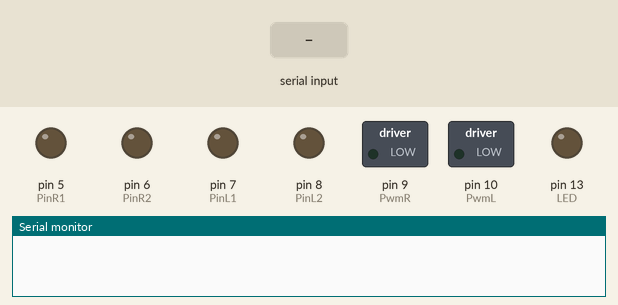
The sketch below on a simulated Arduino Uno, built with avr-gcc and run on an emulated ATmega328P. Parts: switched loads named in the sketch (green lamp = pin HIGH), output pins drawn as LEDs (lit = HIGH), the last lines printed to the serial monitor. Inputs (shaded band) come from the test bench.

Above: at 1.2 s.
1.3 s: "90,45\n" received over Serial
At 3.4 s:
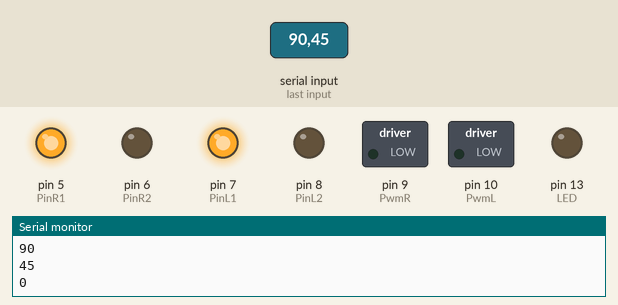
3.8 s: "30,150\n" received over Serial
At 4.6 s:
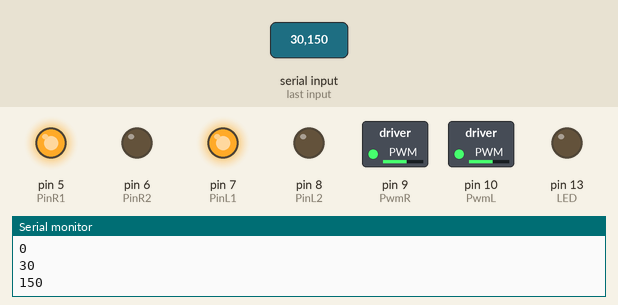
6.3 s: "200\n" received over Serial
At 7.1 s:
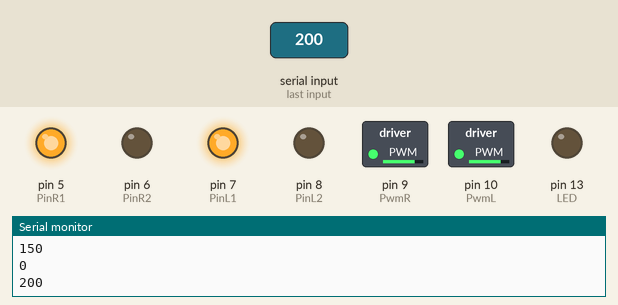
Timing chart, 0 to 9.3 s (numbered marks = the images above; inputs shaded):
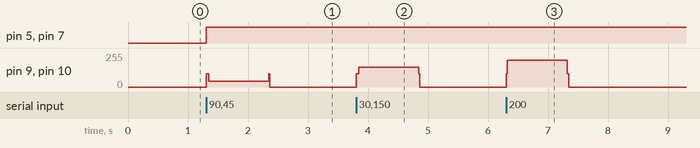

Measured:
- after the input at 1.3 s, pin 5 (PinR1), pin 7 (PinL1): LOW → HIGH at once; pin 9 (PwmR), pin 10 (PwmL): 0/255 → 45/255 at once, → 0/255 1.0 s later
- after the input at 3.8 s, pin 9 (PwmR), pin 10 (PwmL): 0/255 → 150/255 at once, → 0/255 1.0 s later
- after the input at 6.3 s, pin 9 (PwmR), pin 10 (PwmL): 0/255 → 200/255 at once, → 0/255 1.0 s later

The sketch:

majumundur.ino
```cpp
int incomingByte = 0; // for incoming serial data
float pwm = 255;          // value of Pulse Width Modulation  to ENA ENB
long a = 1;             // L298N to IN 1 to 4
long b =0;             //
const int PinR1 = 5;    //  arduino  pin 5 to l298  pin IN4
const int PinR2 = 6;    //  arduino  pin 6 to l298  pin IN3
const int PinL1 = 7;    //  arduino  pin 7 to l298  pin IN1
const int PinL2 = 8;    //  arduino  pin 8 to l298  pin IN2
const int PwmR  = 9;    //  arduino  pin 9 to l298  pin ENB
const int PwmL  = 10;   //  arduino  pin 10 to l298  pin ENA
const int LED  = 13;

void setup() {
  Serial.begin(9600); // opens serial port, sets data rate to 9600 bps
      pinMode(PinR1,OUTPUT);
      pinMode(LED,OUTPUT);
      pinMode(PinR2,OUTPUT);
      pinMode(PinL1,OUTPUT);
      pinMode(PinL2,OUTPUT);
}

void loop() {
  // send data only when you receive data:
  if (Serial.available() > 0) {
    // read the incoming byte:
    incomingByte =  Serial.parseInt();
    if(incomingByte<0){
              digitalWrite(PinR1, 0);
              digitalWrite(PinR2 ,1);
              analogWrite(PwmR, 100);
              digitalWrite(PinL1, 0);
              digitalWrite(PinL2 ,1);
              analogWrite(PwmL, 100);
              delay(20);
              maju_kanan(incomingByte);
              maju_kiri(incomingByte);Serial.println(incomingByte,DEC);
  }
  else if(incomingByte>=0){
              digitalWrite(PinR1, 1);
              digitalWrite(PinR2 ,0);
              analogWrite(PwmR, 100);
              digitalWrite(PinL1, 1);
              digitalWrite(PinL2 ,0);
              analogWrite(PwmL, 100);
              delay(20);Serial.println(incomingByte,DEC);
              mundur_kanan(incomingByte);
              mundur_kiri(incomingByte);}
  }
  /*  else{
       digitalWrite(PinR1, a);
              digitalWrite(PinR2 ,b);
              analogWrite(PwmR, 0);
               digitalWrite(PinL1, a);
              digitalWrite(PinL2 ,b);
              analogWrite(PwmL, 0);}*/}
  void maju_kanan(int pwmi){
    int a = 0;             // L298N to IN 1 to 4
    int b = 1;
              digitalWrite(PinR1, a);
              digitalWrite(PinR2 ,b);
              analogWrite(PwmR, pwmi);}
  void maju_kiri(int pwmi){
        int a = 0;             // L298N to IN 1 to 4
    int b = 1;
              digitalWrite(PinL1, a);
              digitalWrite(PinL2 ,b);
              analogWrite(PwmL, pwmi);
              }
  void mundur_kanan(int pwmi){
    int a = 1;             // L298N to IN 1 to 4
    int b = 0;
              digitalWrite(PinR1, a);
              digitalWrite(PinR2 ,b);
              analogWrite(PwmR, pwmi);
              }
  void mundur_kiri(int pwmi){
     int a = 1;             // L298N to IN 1 to 4
    int b = 0;
              digitalWrite(PinL1, a);
              digitalWrite(PinL2 ,b);
              analogWrite(PwmL, pwmi);}
```
